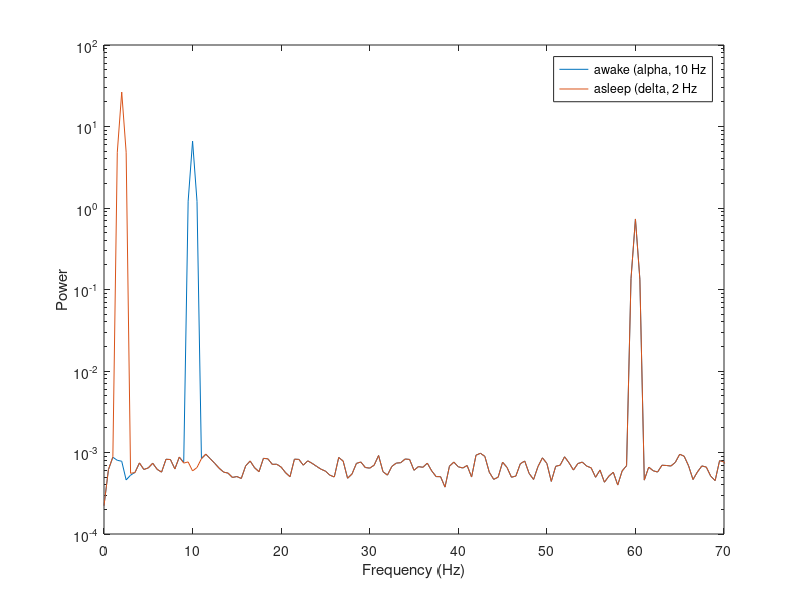
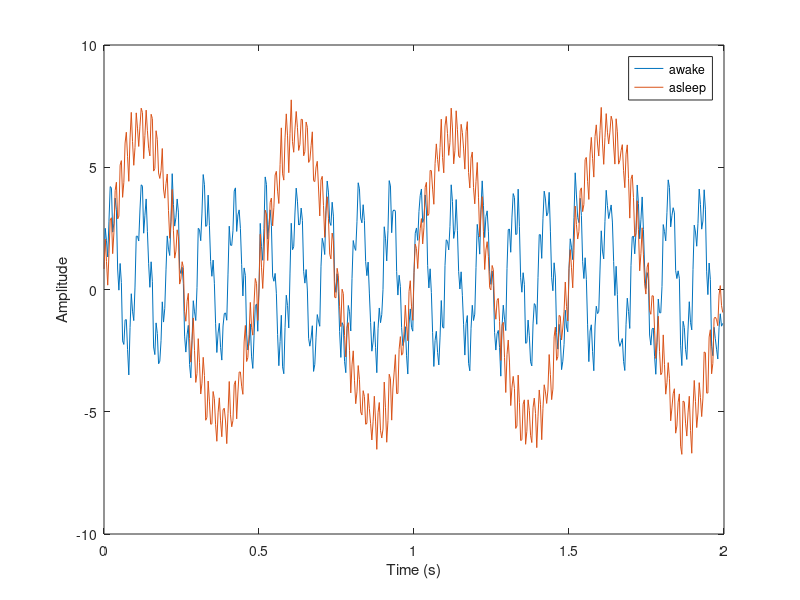

Write MATLAB code to recreate these figures, in order.
rng(0)
sr = 250;
t = 0:1/sr:30-1/sr;
noise = rand(size(t));
wallPower = sin(2*pi*60*t);

figure
awake = 3*sin(2*pi*10*t) + noise + wallPower;
asleep = 6*sin(2*pi*2*t) + noise + wallPower;

plot(t(1:500), awake(1:500)); hold on
plot(t(1:500), asleep(1:500))
xlabel("Time (s)");
ylabel("Amplitude")
legend("awake","asleep")

[pA, f] = pwelch(awake,2*sr,[],[],sr);
[pS,~] = pwelch(asleep, 2*sr,[],[],sr);

figure
semilogy(f,pA); hold on
semilogy(f,pS)
xlim([0 70])
xlabel("Frequency (Hz)")
ylabel("Power")
legend("awake (alpha, 10 Hz", "asleep (delta, 2 Hz")
exportgraphics(gcf, "figures/oct08_spectrum.png")
